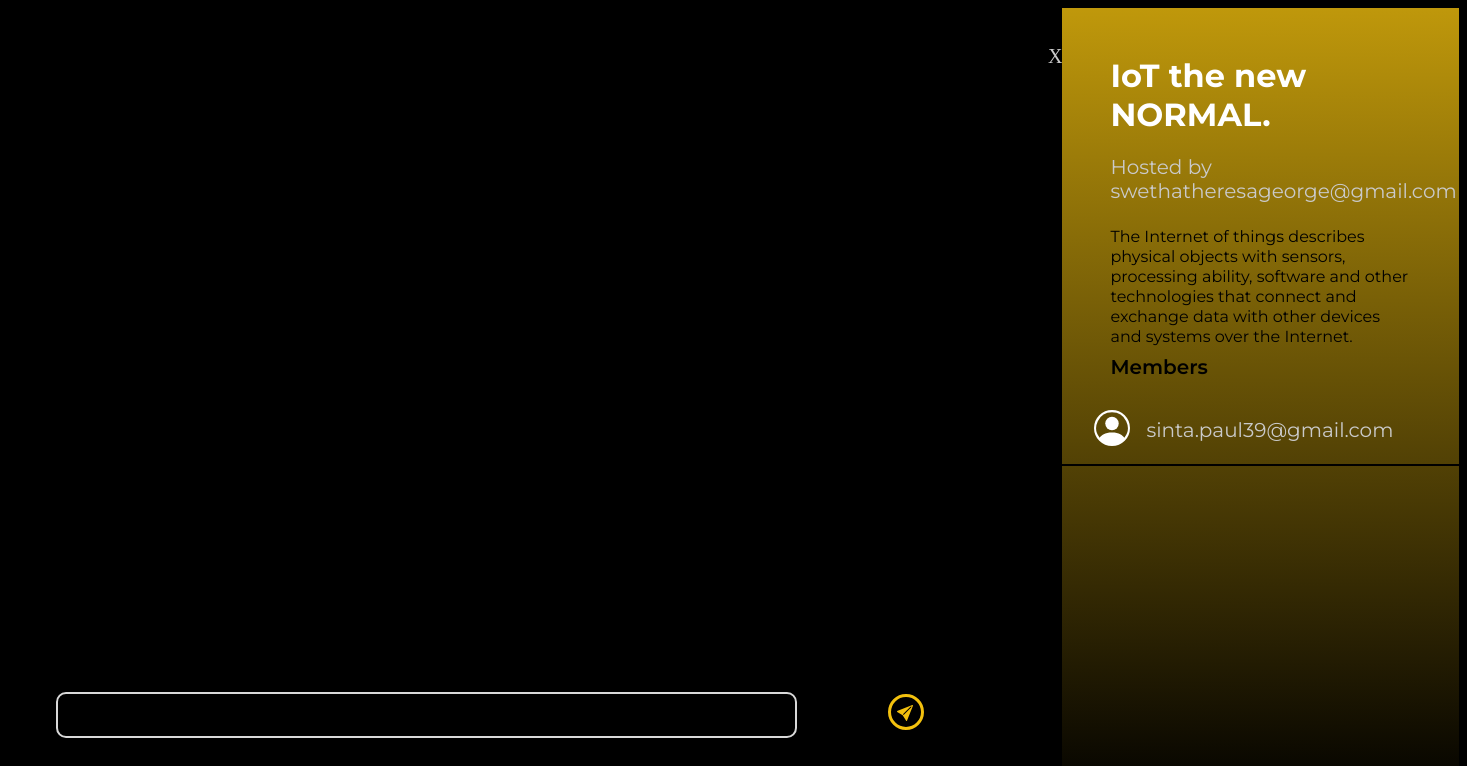
Before: /room/2/ with the older database file.
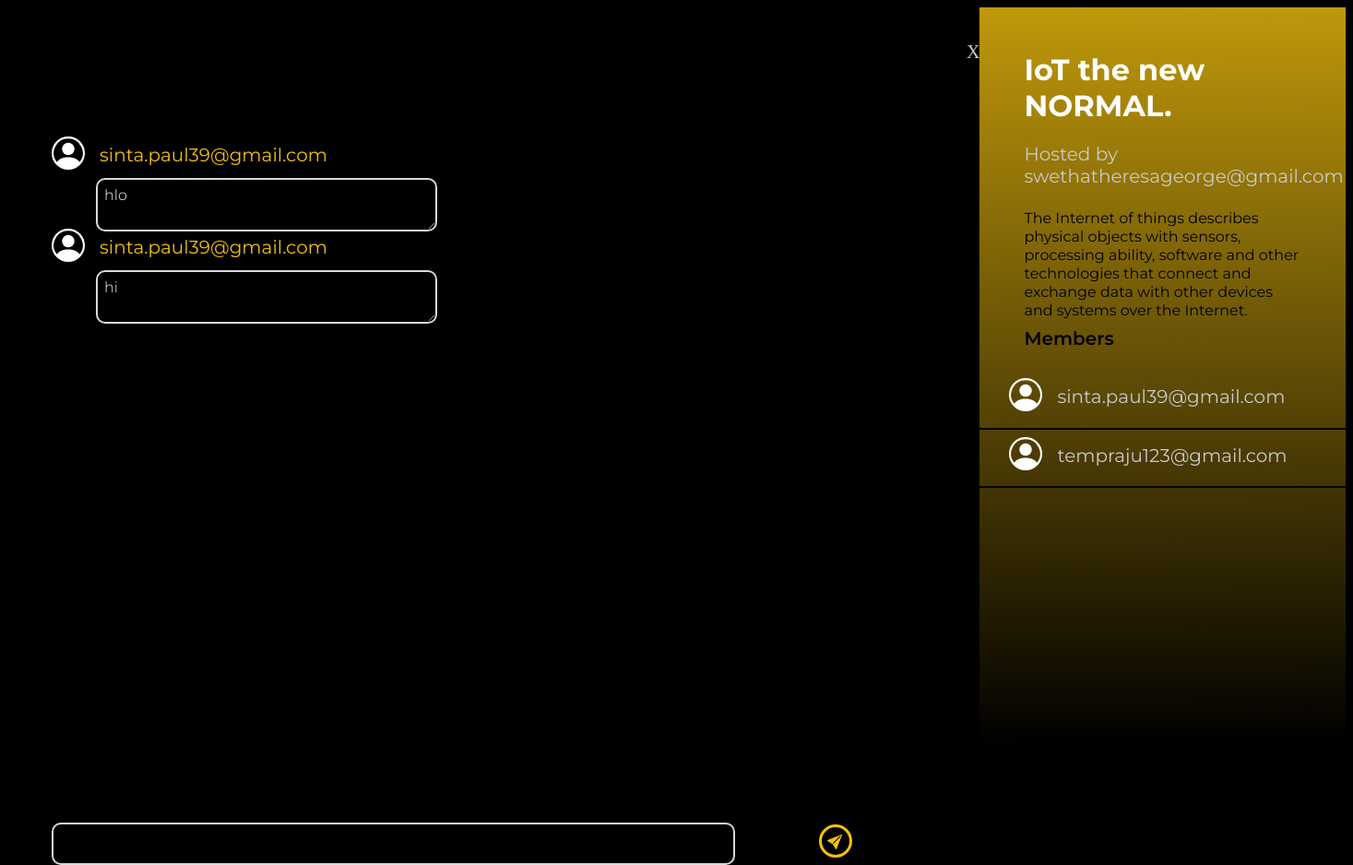
After: the same page with the newer database file.
### base/models.py (models this page shows, shortened)
class User(AbstractUser):
    name = models.CharField(max_length=50, null=True)
    email = models.CharField(max_length=50,unique=True, null=True)
    college= models.CharField(max_length=50, null=True)
    city= models.CharField(max_length=50, null=True)
    fields_of_interests=models.ManyToManyField(
        Topic, related_name='topics',blank=True)
    USERNAME_FIELD = 'email'
    REQUIRED_FIELDS = []

class Message(models.Model):
    user = models.ForeignKey(User, on_delete=models.CASCADE)
    room = models.ForeignKey(Room, on_delete=models.CASCADE)
    body = models.TextField()
    updated = models.DateTimeField(auto_now=True)
    created = models.DateTimeField(auto_now_add=True)
    class Meta:
        ordering = ['-updated', '-created']

### base/views.py (the view, shortened to what this page needs)
# urls.py: path('room/<str:pk>/', views.room_details, name="room_details"),
def room_details(request, pk):
    room = Room.objects.get(id=pk)
    room_messages = room.message_set.all()[0:50]
    participants = room.participants.all()
    context = {'room': room, 'room_messages': room_messages,
               'participants': participants,}
    return render(request, 'room-details.html', context)

### templates/room-details.html (shortened to what this page needs)
<!DOCTYPE html>
{% load static %}
<html lang="en">
<head>
    <link rel="stylesheet" href="{% static 'style4.css' %}">
</head>
<body class="bo" style="background-color:black;">
    <div class="one">
        <br>
        <br>
        <a style="text-decoration: none;" href="{% url 'room' %}"class="xy">X</a>
        {% for message in room_messages %}
        {% if request.user != message.user %}
        <div style="height: 80px;">jkh</div>
        <div class="other">
            <div class="row">
            <div>
            </div>
            <div>
            <h1 class="d" style="color: #F3C10E;">{{message.user}}</h1>
            </div>
            </div>
            <div>
                <label for="html" class="label1">{{message.body}}</label>
            </div>
        </div>
        {% else %}
        <div style="height:2px"></div>
        <div class="me" style="margin-left: 45rem;">
            <label for="html" class="label2">{{message.body}}</label>
        </div>
        {% endif %}
        {% endfor %}
        <div class="pos">
        <form method="POST" action="">
        <div style="background-color:transparent;width: 63rem;height: 4rem;margin-top: 10rem;">
          <div style="position: absolute;">
        <input name="body" class="textarea" style="background-color: black;height: 2rem;">
        <div class="s" style="margin-top: -2.75rem;margin-left: 55rem;">
            <center>
            </center>
        </div>
         </div>
        </div>
        </form>
        </div>
    </div>
    <div class="two">
        <h1 class="neural">{{room.name}}</h1>
        <h1 class="h">Hosted by {{room.host.username}}</h1>
        <br>
        <p class="desc3">{{room.description}}</p>
        <br>
        <h1 class="c">Members</h1>
        <br>
        {% for user in participants %}
        <div class="row">
            <div style="margin-left: 2rem;">
            </div>
            <div><h1 class="d">{{user.email}}</h1></div>
        </div>
        <hr style="background-color: black;border-color: transparent;height: 0px;">
        {% endfor %}
    </div>
</body>
</html>

Changed rows visible on the page:
added Message: user "sinta.paul39@gmail.com", body "hlo"
added Message: user "sinta.paul39@gmail.com", body "hi"
added User: email "tempraju123@gmail.com"
